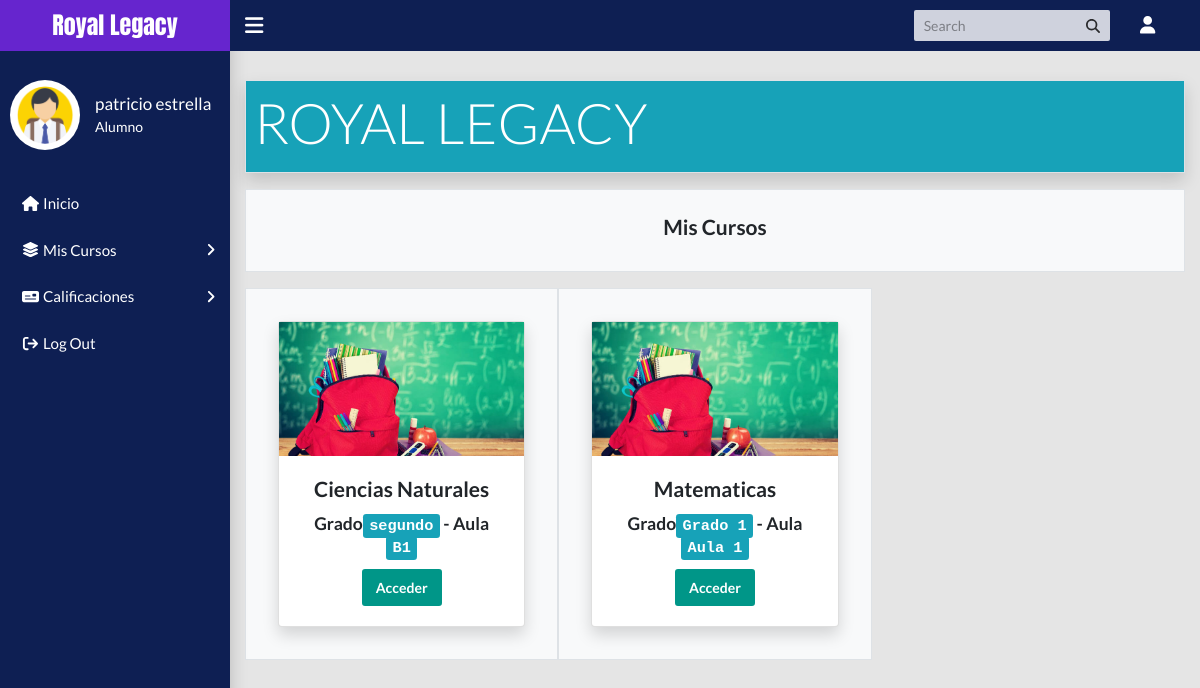
/Alumno/index.php (signed in), run on the app's committed database.
### tables this page shows
CREATE TABLE `alumno_profesor` (
  `ap_id` int(11) NOT NULL,
  `alumno_id` int(11) NOT NULL,
  `pm_id` int(11) NOT NULL,
  `estadop` int(11) NOT NULL,
  `periodo_id` int(11) NOT NULL
);

CREATE TABLE `materias` (
  `materia_id` int(11) NOT NULL,
  `nombre_materia` varchar(100) NOT NULL,
  `estado` int(11) NOT NULL DEFAULT '1'
);

CREATE TABLE `grados` (
  `grado_id` int(11) NOT NULL,
  `nombre_grado` varchar(100) NOT NULL,
  `estado` int(11) NOT NULL DEFAULT '1'
);

CREATE TABLE `aulas` (
  `aula_id` int(11) NOT NULL,
  `nombre_aula` varchar(100) NOT NULL,
  `estado` int(11) NOT NULL DEFAULT '1'
);

### Alumno/index.php (the view)
<?php
require_once 'includes/header.php';
require_once '../includes/conexion.php';
$idAlumno = $_SESSION['alumno_id'];
$sql = "SELECT * FROM alumno_profesor as ap INNER JOIN alumnos as al on ap.alumno_id = al.alumno_id inner join profesor_materia as pm on ap.pm_id = pm.pm_id
inner join grados as g on pm.grado_id = g.grado_id inner join aulas as a on pm.aula_id = a.aula_id inner join profesor as p on pm.profesor_id = p.profesor_id
inner join materias as m on pm.materia_id = m.materia_id where al.alumno_id = $idAlumno";
$query = $pdo->prepare($sql);
$query->execute();
$row = $query->rowCount();
?>
<main class="app-content">
    <div class="row">
        <div class="col-md-12 border shadow p-2 bg-info text-white">
            <h3 class="display-4">ROYAL LEGACY</h3>
        </div>
    </div>
    <div class="row">
        <div class="col-md-12 text-center border mt-3 p-4 bg-light">
            <h4>Mis Cursos</h4>
        </div>
    </div>
    <div class="row">
        <?php if ($row > 0) {
        while ($data = $query->fetch()) {
          ?>
        <div class="col-md-4 text-center border mt-3 p-4 bg-light">
            <div class="card m-2 shadow">
                <img src="image/grado.jpg" class="card-imag-top" alt="...">
                <div class="card-body">
                    <h4 class="card-title text center"><?= $data['nombre_materia'] ?></h4>
                    <h5 class="card-title">Grado<kbd class="bg-info"><?= $data['nombre_grado'] ?></kbd> - Aula <kbd
                            class="bg-info"><?= $data
              ['nombre_aula'] ?></kbd></h5>
                    <a href="contenido.php?curso=<?= $data['pm_id'] ?>" class="btn btn-primary">Acceder</a>
                </div>
            </div>
        </div>
        <?php } } ?>
    </div>
</main>
<?php
require_once 'includes/footer.php';
?>

### Alumno/includes/header.php (shortened to what this page needs)
<!DOCTYPE html>
<html lang="en">
<head>
    <link rel="stylesheet" type="text/css" href="../css/style.css">
    <link rel="stylesheet" type="text/css" href="../css/main.css">
</head>
<body class="app sidebar-mini">
    <header class="app-header"><a class="app-header__logo" href="index.php">Royal Legacy</a>
        <a class="app-sidebar__toggle" href="#" data-toggle="sidebar"
            aria-label="Hide Sidebar"></a>
        <ul class="app-nav">
            <li class="app-search">
                <input class="app-search__input" type="search" placeholder="Search">
                <button class="app-search__button"><i class="fa fa-search"></i></button>
            </li>
            <li class="dropdown"><a class="app-nav__item" href="#" data-toggle="dropdown"
                    aria-label="Open Profile Menu"><i class="fa fa-user fa-lg"></i></a>
                    </li>
                </ul>
    </header>
    <?php
    require_once 'nav.php';
    ?>

### Alumno/includes/nav.php (shortened to what this page needs)
<aside class="app-sidebar">
    <div class="app-sidebar__user"><img class="app-sidebar__user-avatar" src="./image/alumno.png" alt="User Image">
        <div>
            <p class="app-sidebar__user-name"><?=$_SESSION['nombre'] ?></p>
            <p class="app-sidebar__user-designation">Alumno</p>
        </div>
    </div>
    <ul class="app-menu">
        <li><a class="app-menu__item" href="index.php">
                <i class="app-menu__icon fa fa-home"></i><span class="app-menu__label">Inicio</span></a></li>
        <li class="treeview">
            <a class="app-menu__item" href="#" data-toggle="treeview">
                <i class="app-menu__icon fas fa-layer-group"></i>
                <span class="app-menu__label">Mis Cursos</span>
                <i class="treeview-indicator fa fa-angle-right"></i>
            </a>
        </li>
        <li class="treeview">
            <a class="app-menu__item" href="#" data-toggle="treeview">
                <i class="app-menu__icon fas fa-money-check"></i>
                <span class="app-menu__label">Calificaciones</span>
                <i class="treeview-indicator fa fa-angle-right"></i>
            </a>
        </li>
        <li><a class="app-menu__item" href="../logout.php"><i class="app-menu__icon fas fa-sign-out"></i><span
                    class="app-menu__label">Log Out</span></a></li>
    </ul>
</aside>

### Alumno/includes/footer.php (shortened to what this page needs)
</body>
</html>

### css/style.css (style rules this page uses)
*, *::before, *::after { padding: 0; margin: 0; box-sizing: border-box; }
body { font-family: 'Roboto', sans-serif; }
.app-sidebar__user-avatar { width: 70px; height: 70px; padding: 6px; background: #fff; }
.app .app-sidebar, .app .app-nav, .app .app-header { background: #0e1f53 !important; }
.app-header__logo { background: #6625ce !important; }

### data on the page
alumno_profesor: materias.nombre_materia "Ciencias Naturales", grados.nombre_grado "segundo", aulas.nombre_aula "B1"
alumno_profesor: materias.nombre_materia "Matematicas", grados.nombre_grado "Grado 1", aulas.nombre_aula "Aula 1"

### other printed values
$_SESSION['nombre'] "patricio estrella"
